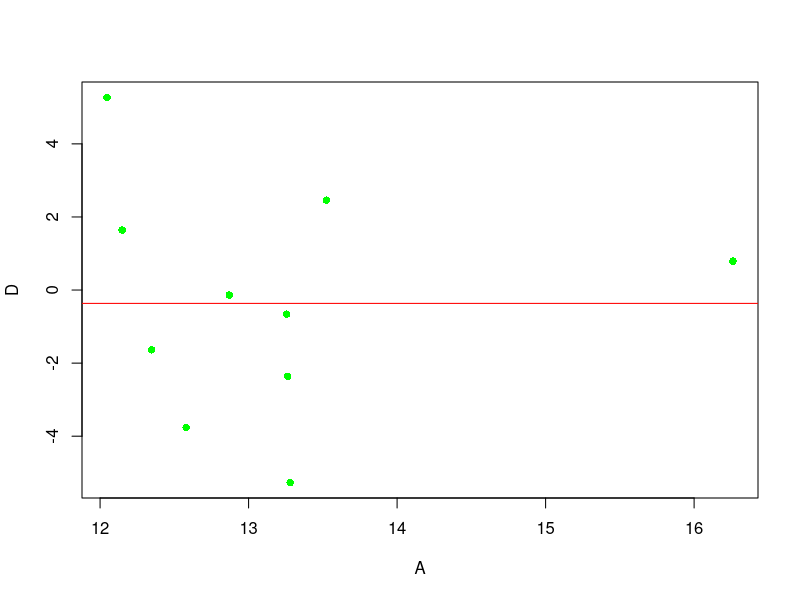

Write R code to recreate this figure.
#Simulate a pair of measurement data sets
n = 10

X <- rnorm (n, mean =14,sd=2)
Y <- rnorm (n, mean =14,sd=2)

##############################################
#Compute Casewise Averages and Differences
A <- (X+Y)/2
D <- X-Y

#Mean and Standard Deviation of Case-wise differences

D.bar <- mean(D)
SdD <- sd(D)

##############################################
# Simple Plot 
plot(A,D, pch=16,col="green")
abline(h=D.bar, col="red")

##############################################
#Add Limits of Agreement
# Compute Upper and Lower Limits of Agreement
UL <- D.bar + 2*SdD  #Upper Limit
LL <- D.bar - 2*SdD  #Lower Limit

##############################################

# http://rstats.tiddlyspot.com/#Bland-Altman
